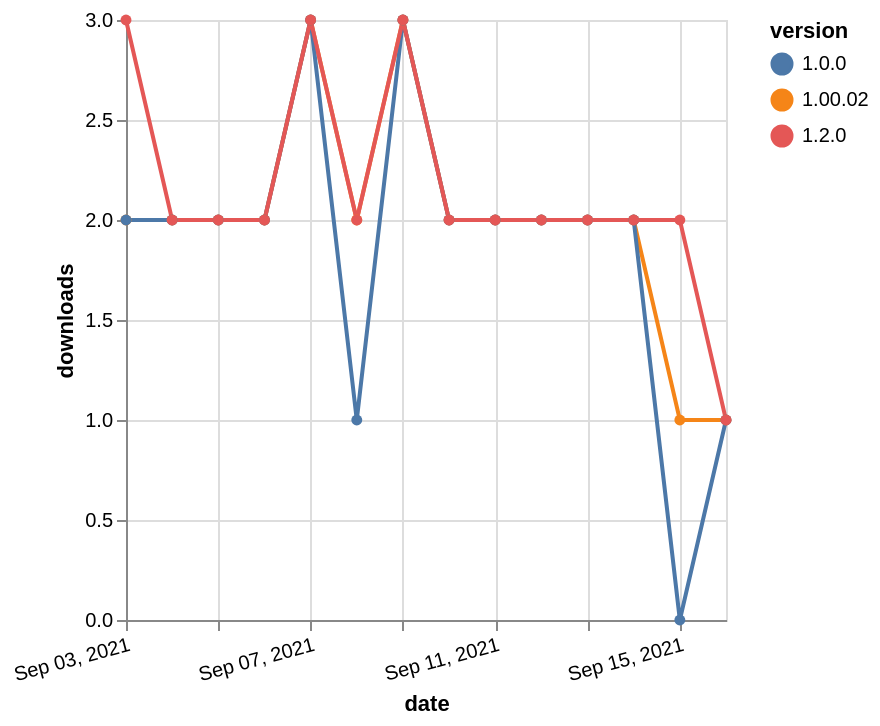

Express this chart as Vega-Lite.
### Vega-Lite specification from a JSON file in a GitHub repository (floating-point values rounded to 4 significant figures)
{"$schema": "https://vega.github.io/schema/vega-lite/v5.json", "description": "A simple bar chart with embedded data.", "data": {"values": [{"date": "2021-09-03", "total": 359, "delta": 2, "version": "1.00.02"}, {"date": "2021-09-04", "total": 361, "delta": 2, "version": "1.00.02"}, {"date": "2021-09-05", "total": 363, "delta": 2, "version": "1.00.02"}, {"date": "2021-09-06", "total": 365, "delta": 2, "version": "1.00.02"}, {"date": "2021-09-07", "total": 368, "delta": 3, "version": "1.00.02"}, {"date": "2021-09-08", "total": 370, "delta": 2, "version": "1.00.02"}, {"date": "2021-09-09", "total": 373, "delta": 3, "version": "1.00.02"}, {"date": "2021-09-10", "total": 375, "delta": 2, "version": "1.00.02"}, {"date": "2021-09-11", "total": 377, "delta": 2, "version": "1.00.02"}, {"date": "2021-09-12", "total": 379, "delta": 2, "version": "1.00.02"}, {"date": "2021-09-13", "total": 381, "delta": 2, "version": "1.00.02"}, {"date": "2021-09-14", "total": 383, "delta": 2, "version": "1.00.02"}, {"date": "2021-09-15", "total": 384, "delta": 1, "version": "1.00.02"}, {"date": "2021-09-16", "total": 385, "delta": 1, "version": "1.00.02"}, {"date": "2021-09-03", "total": 646, "delta": 2, "version": "1.0.0"}, {"date": "2021-09-04", "total": 648, "delta": 2, "version": "1.0.0"}, {"date": "2021-09-05", "total": 650, "delta": 2, "version": "1.0.0"}, {"date": "2021-09-06", "total": 652, "delta": 2, "version": "1.0.0"}, {"date": "2021-09-07", "total": 655, "delta": 3, "version": "1.0.0"}, {"date": "2021-09-08", "total": 656, "delta": 1, "version": "1.0.0"}, {"date": "2021-09-09", "total": 659, "delta": 3, "version": "1.0.0"}, {"date": "2021-09-10", "total": 661, "delta": 2, "version": "1.0.0"}, {"date": "2021-09-11", "total": 663, "delta": 2, "version": "1.0.0"}, {"date": "2021-09-12", "total": 665, "delta": 2, "version": "1.0.0"}, {"date": "2021-09-13", "total": 667, "delta": 2, "version": "1.0.0"}, {"date": "2021-09-14", "total": 669, "delta": 2, "version": "1.0.0"}, {"date": "2021-09-15", "total": 669, "delta": 0, "version": "1.0.0"}, {"date": "2021-09-16", "total": 670, "delta": 1, "version": "1.0.0"}, {"date": "2021-09-03", "total": 230, "delta": 3, "version": "1.2.0"}, {"date": "2021-09-04", "total": 232, "delta": 2, "version": "1.2.0"}, {"date": "2021-09-05", "total": 234, "delta": 2, "version": "1.2.0"}, {"date": "2021-09-06", "total": 236, "delta": 2, "version": "1.2.0"}, {"date": "2021-09-07", "total": 239, "delta": 3, "version": "1.2.0"}, {"date": "2021-09-08", "total": 241, "delta": 2, "version": "1.2.0"}, {"date": "2021-09-09", "total": 244, "delta": 3, "version": "1.2.0"}, {"date": "2021-09-10", "total": 246, "delta": 2, "version": "1.2.0"}, {"date": "2021-09-11", "total": 248, "delta": 2, "version": "1.2.0"}, {"date": "2021-09-12", "total": 250, "delta": 2, "version": "1.2.0"}, {"date": "2021-09-13", "total": 252, "delta": 2, "version": "1.2.0"}, {"date": "2021-09-14", "total": 254, "delta": 2, "version": "1.2.0"}, {"date": "2021-09-15", "total": 256, "delta": 2, "version": "1.2.0"}, {"date": "2021-09-16", "total": 257, "delta": 1, "version": "1.2.0"}]}, "width": "container", "mark": {"type": "line", "point": {"filled": true}}, "encoding": {"x": {"field": "date", "type": "temporal", "timeUnit": "yearmonthdate", "title": "date", "axis": {"labelAngle": -15}}, "y": {"field": "delta", "type": "quantitative", "title": "downloads"}, "color": {"field": "version", "type": "nominal"}, "tooltip": {"field": "delta"}}}
